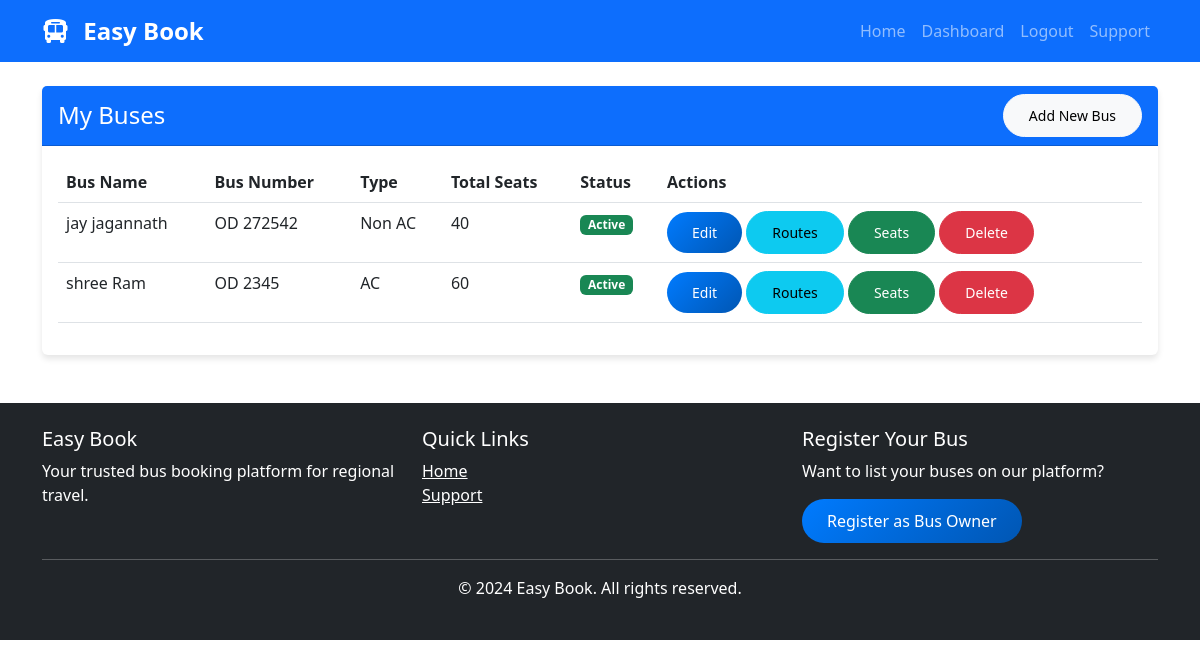
Screenshot of /bus-owner/manage-buses/ (signed in) with the database file from the repository.
### easybook/apps/bus_owners/models.py (models this page shows, shortened)
class Bus(models.Model):
    BUS_TYPES = (
        ('ac', 'AC'),
        ('non_ac', 'Non AC'),
        ('sleeper', 'Sleeper'),
        ('seater', 'Seater'),
        ('ac_sleeper', 'AC Sleeper'),
        ('luxury', 'Luxury'),
    )
    BUS_LAYOUTS = (
        ('2x2', '2 x 2 (4 seats per row)'),
        ('2x1', '2 x 1 (3 seats per row)'),
        ('1x2', '1 x 2 (3 seats per row)'),
        ('sleeper_2x1', 'Sleeper 2 x 1'),
        ('sleeper_1x1', 'Sleeper 1 x 1'),
    )
    owner = models.ForeignKey(User, on_delete=models.CASCADE, limit_choices_to={'user_type': 'bus_owner'}, related_name='buses')
    bus_name = models.CharField(max_length=100)
    bus_type = models.CharField(max_length=20, choices=BUS_TYPES)
    bus_number = models.CharField(max_length=20, unique=True)
    total_seats = models.IntegerField()
    seat_layout = models.CharField(max_length=20, choices=BUS_LAYOUTS, default='2x2')
    amenities = models.TextField(help_text="AC, WiFi, Charging point, etc.", blank=True)
    bus_image = models.ImageField(upload_to='bus_images/', null=True, blank=True)
    is_active = models.BooleanField(default=True)
    created_at = models.DateTimeField(auto_now_add=True)
    updated_at = models.DateTimeField(auto_now=True)

### easybook/apps/bus_owners/views.py (the view)
# urls.py: path('manage-buses/', views.manage_buses, name='manage_buses'),
@login_required
def manage_buses(request):
    if request.user.user_type != 'bus_owner':
        messages.error(request, 'Access denied. Bus owner only.')
        return redirect('home')
    buses = Bus.objects.filter(owner=request.user).order_by('-created_at')
    return render(request, 'bus_owner/manage_buses.html', {'buses': buses})

### templates/bus_owner/manage_buses.html (shortened to what this page needs)
{% extends 'base.html' %}
{% block content %}
<div class="container mt-4">
    <div class="row">
        <div class="col-12">
            <div class="card">
                <div class="card-header bg-primary text-white d-flex justify-content-between align-items-center">
                    <h4 class="mb-0">My Buses</h4>
                    <a href="{% url 'add_bus' %}" class="btn btn-light btn-sm">Add New Bus</a>
                </div>
                <div class="card-body">
                    {% if buses %}
                        <div class="table-responsive">
                            <table class="table table-hover">
                                <thead>
                                    <tr>
                                        <th>Bus Name</th>
                                        <th>Bus Number</th>
                                        <th>Type</th>
                                        <th>Total Seats</th>
                                        <th>Status</th>
                                        <th>Actions</th>
                                    </tr>
                                </thead>
                                <tbody>
                                    {% for bus in buses %}
                                    <tr>
                                        <td>{{ bus.bus_name }}</td>
                                        <td>{{ bus.bus_number }}</td>
                                        <td>{{ bus.get_bus_type_display }}</td>
                                        <td>{{ bus.total_seats }}</td>
                                        <td>
                                            {% if bus.is_active %}
                                                <span class="badge bg-success">Active</span>
                                            {% else %}
                                                <span class="badge bg-danger">Inactive</span>
                                            {% endif %}
                                        </td>
                                        <td>
                                            <a href="{% url 'edit_bus' bus.id %}" class="btn btn-sm btn-primary">Edit</a>
                                            <a href="{% url 'manage_routes' bus.id %}" class="btn btn-sm btn-info">Routes</a>
                                            <a href="{% url 'bus_seat_layout' bus.id %}" class="btn btn-sm btn-success">Seats</a>
                                            <button onclick="deleteBus({{ bus.id }})" class="btn btn-sm btn-danger">Delete</button>
                                        </td>
                                    </tr>
                                    {% endfor %}
                                </tbody>
                            </table>
                        </div>
                    {% else %}
                        <p class="text-center">No buses added yet. <a href="{% url 'add_bus' %}">Add your first bus</a></p>
                    {% endif %}
                </div>
            </div>
        </div>
    </div>
</div>
{% endblock %}

### static/css/style.css (style rules this page uses)
:root { --primary-color: #007bff; --secondary-color: #6c757d; }
body { font-family: 'Segoe UI', Tahoma, Geneva, Verdana, sans-serif; min-height: 100vh; display: flex; flex-direction: column; }
.card { border: none; box-shadow: 0 4px 6px rgba(0,0,0,.1); transition: transform 0.3s ease; }
.btn { border-radius: 25px; padding: 10px 25px; }
.btn-primary { background: linear-gradient(135deg, #007bff, #0056b3); border: none; }

### rows the page displays
Bus: bus_name "jay jagannath", bus_number "OD 272542", bus_type "Non AC", total_seats "40", is_active "Active"
Bus: bus_name "shree Ram", bus_number "OD 2345", bus_type "AC", total_seats "60", is_active "Active"
